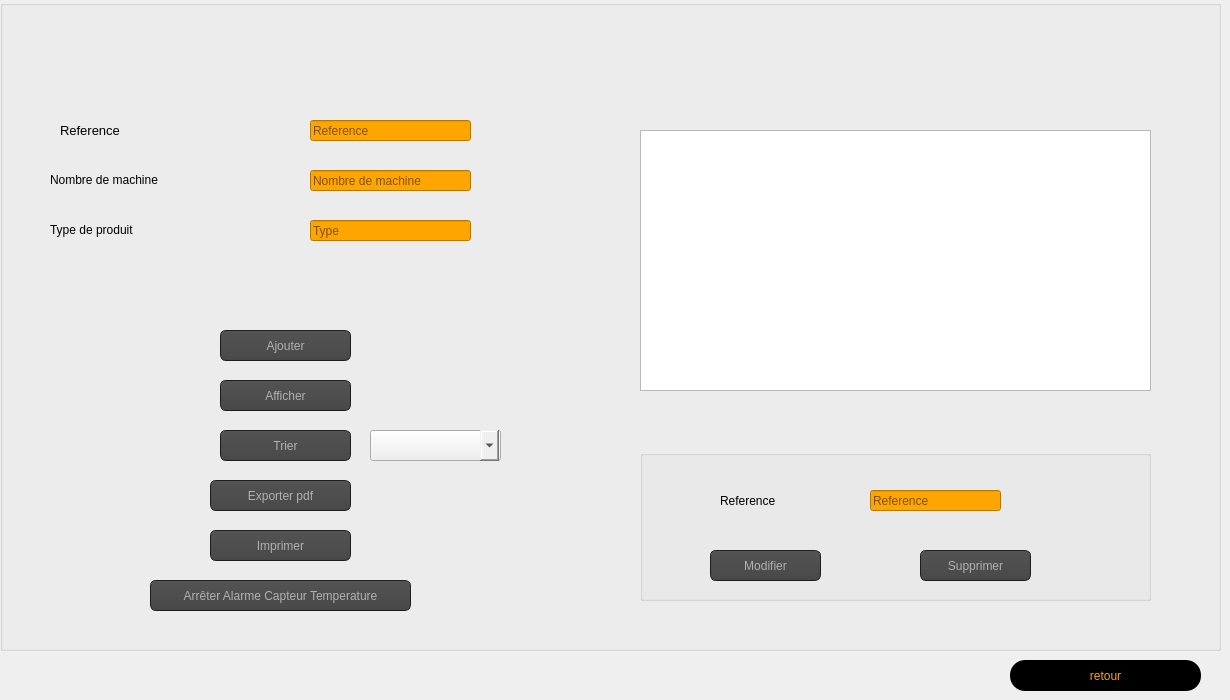
      <widget class="QWidget" name="chaine">
       <attribute name="title">
        <string>Gestion des chaines</string>
       </attribute>
       <widget class="QGroupBox" name="groupBox_9">
        <property name="geometry">
         <rect>
          <x>0</x>
          <y>0</y>
          <width>1221</width>
          <height>651</height>
         </rect>
        </property>
        <property name="styleSheet">
         <string notr="true">
font: 9pt &quot;MS Reference Sans Serif&quot;;
font-color :#000000;</string>
        </property>
        <property name="title">
         <string/>
        </property>
        <widget class="QGroupBox" name="groupBox_10">
         <property name="geometry">
          <rect>
           <x>640</x>
           <y>450</y>
           <width>511</width>
           <height>151</height>
          </rect>
         </property>
         <property name="title">
          <string/>
         </property>
         <widget class="QPushButton" name="modifier_ch">
          <property name="geometry">
           <rect>
            <x>70</x>
            <y>100</y>
            <width>111</width>
            <height>31</height>
           </rect>
          </property>
          <property name="styleSheet">
           <string notr="true"> QPushButton
{
  color: #b1b1b1;
    background-color: QLinearGradient( x1: 0, y1: 0, x2: 0, y2: 1, stop: 0 #565656, stop: 0.1 #525252, stop: 0.5 #4e4e4e, stop: 0.9 #4a4a4a, stop: 1 #464646);
    border-width: 1px;
    border-color: #1e1e1e;
    border-style: solid;
    border-radius: 6;
    padding: 3px;
    font-size: 12px;
    padding-left: 5px;
    padding-right: 5px;
}
QPushButton:hover
{
    border: 2px solid QLinearGradient( x1: 0, y1: 0, x2: 0, y2: 1, stop: 0 #ffa02f, stop: 1 #d7801a);
}
</string>
          </property>
          <property name="text">
           <string>Modifier</string>
          </property>
         </widget>
         <widget class="QPushButton" name="supp_ch">
          <property name="geometry">
           <rect>
            <x>280</x>
            <y>100</y>
            <width>111</width>
            <height>31</height>
           </rect>
          </property>
          <property name="styleSheet">
           <string notr="true"> QPushButton
{
  color: #b1b1b1;
    background-color: QLinearGradient( x1: 0, y1: 0, x2: 0, y2: 1, stop: 0 #565656, stop: 0.1 #525252, stop: 0.5 #4e4e4e, stop: 0.9 #4a4a4a, stop: 1 #464646);
    border-width: 1px;
    border-color: #1e1e1e;
    border-style: solid;
    border-radius: 6;
    padding: 3px;
    font-size: 12px;
    padding-left: 5px;
    padding-right: 5px;
}
QPushButton:hover
{
    border: 2px solid QLinearGradient( x1: 0, y1: 0, x2: 0, y2: 1, stop: 0 #ffa02f, stop: 1 #d7801a);
}
</string>
          </property>
          <property name="text">
           <string>Supprimer</string>
          </property>
         </widget>
         <widget class="QLabel" name="label_16">
          <property name="geometry">
           <rect>
            <x>80</x>
            <y>40</y>
            <width>121</width>
            <height>21</height>
           </rect>
          </property>
          <property name="text">
           <string>Reference</string>
          </property>
         </widget>
         <widget class="QLineEdit" name="lineEdit_ref_ch">
          <property name="geometry">
           <rect>
            <x>230</x>
            <y>40</y>
            <width>131</width>
            <height>21</height>
           </rect>
          </property>
          <property name="styleSheet">
           <string notr="true">QLineEdit
{
color:black;
background-color:orange;
}</string>
          </property>
          <property name="placeholderText">
           <string>Reference</string>
          </property>
         </widget>
        </widget>
        <widget class="QPushButton" name="ajouter_ch">
         <property name="geometry">
          <rect>
           <x>220</x>
           <y>330</y>
           <width>131</width>
           <height>31</height>
          </rect>
         </property>
         <property name="styleSheet">
          <string notr="true"> QPushButton
{
  color: #b1b1b1;
    background-color: QLinearGradient( x1: 0, y1: 0, x2: 0, y2: 1, stop: 0 #565656, stop: 0.1 #525252, stop: 0.5 #4e4e4e, stop: 0.9 #4a4a4a, stop: 1 #464646);
    border-width: 1px;
    border-color: #1e1e1e;
    border-style: solid;
    border-radius: 6;
    padding: 3px;
    font-size: 12px;
    padding-left: 5px;
    padding-right: 5px;
}
QPushButton:hover
{
    border: 2px solid QLinearGradient( x1: 0, y1: 0, x2: 0, y2: 1, stop: 0 #ffa02f, stop: 1 #d7801a);
}
</string>
         </property>
         <property name="text">
          <string>Ajouter</string>
         </property>
        </widget>
        <widget class="QPushButton" name="afficher_ch">
         <property name="geometry">
          <rect>
           <x>220</x>
           <y>380</y>
           <width>131</width>
           <height>31</height>
          </rect>
         </property>
         <property name="styleSheet">
          <string notr="true"> QPushButton
{
  color: #b1b1b1;
    background-color: QLinearGradient( x1: 0, y1: 0, x2: 0, y2: 1, stop: 0 #565656, stop: 0.1 #525252, stop: 0.5 #4e4e4e, stop: 0.9 #4a4a4a, stop: 1 #464646);
    border-width: 1px;
    border-color: #1e1e1e;
    border-style: solid;
    border-radius: 6;
    padding: 3px;
    font-size: 12px;
    padding-left: 5px;
    padding-right: 5px;
}
QPushButton:hover
{
    border: 2px solid QLinearGradient( x1: 0, y1: 0, x2: 0, y2: 1, stop: 0 #ffa02f, stop: 1 #d7801a);
}
</string>
         </property>
         <property name="text">
          <string>Afficher</string>
         </property>
        </widget>
        <widget class="QTableView" name="tableView_chaine">
         <property name="geometry">
          <rect>
           <x>640</x>
           <y>130</y>
           <width>511</width>
           <height>261</height>
          </rect>
         </property>
        </widget>
        <widget class="QLineEdit" name="lineEdit_reference_ch">
         <property name="geometry">
          <rect>
           <x>310</x>
           <y>120</y>
           <width>161</width>
           <height>21</height>
          </rect>
         </property>
         <property name="styleSheet">
          <string notr="true">QLineEdit
{
color:black;
background-color:orange;
}</string>
         </property>
         <property name="placeholderText">
          <string>Reference</string>
         </property>
        </widget>
        <widget class="QLineEdit" name="lineEdit_nb_mach">
         <property name="geometry">
          <rect>
           <x>310</x>
           <y>170</y>
           <width>161</width>
           <height>21</height>
          </rect>
         </property>
         <property name="styleSheet">
          <string notr="true">QLineEdit
{
color:black;
background-color:orange;
}</string>
         </property>
         <property name="placeholderText">
          <string>Nombre de machine</string>
         </property>
        </widget>
        <widget class="QLineEdit" name="lineEdit_type_prod">
         <property name="geometry">
          <rect>
           <x>310</x>
           <y>220</y>
           <width>161</width>
           <height>21</height>
          </rect>
         </property>
         <property name="styleSheet">
          <string notr="true">QLineEdit
{
color:black;
background-color:orange;
}</string>
         </property>
         <property name="placeholderText">
          <string>Type</string>
         </property>
        </widget>
        <widget class="QLabel" name="label_17">
         <property name="geometry">
          <rect>
           <x>60</x>
           <y>120</y>
           <width>131</width>
           <height>21</height>
          </rect>
         </property>
         <property name="text">
          <string>&lt;html&gt;&lt;head/&gt;&lt;body&gt;&lt;p&gt;&lt;span style=&quot; font-size:10pt;&quot;&gt;Reference&lt;/span&gt;&lt;/p&gt;&lt;/body&gt;&lt;/html&gt;</string>
         </property>
        </widget>
        <widget class="QLabel" name="label_18">
         <property name="geometry">
          <rect>
           <x>50</x>
           <y>170</y>
           <width>191</width>
           <height>21</height>
          </rect>
         </property>
         <property name="text">
          <string>&lt;html&gt;&lt;head/&gt;&lt;body&gt;&lt;p&gt;Nombre de machine&lt;/p&gt;&lt;/body&gt;&lt;/html&gt;</string>
         </property>
        </widget>
        <widget class="QLabel" name="label_19">
         <property name="geometry">
          <rect>
           <x>50</x>
           <y>220</y>
           <width>191</width>
           <height>21</height>
          </rect>
         </property>
         <property name="text">
          <string>&lt;html&gt;&lt;head/&gt;&lt;body&gt;&lt;p&gt;Type de produit&lt;/p&gt;&lt;/body&gt;&lt;/html&gt;</string>
         </property>
        </widget>
        <widget class="QPushButton" name="pdf">
         <property name="geometry">
          <rect>
           <x>210</x>
           <y>480</y>
           <width>141</width>
           <height>31</height>
          </rect>
         </property>
         <property name="styleSheet">
          <string notr="true"> QPushButton
{
  color: #b1b1b1;
    background-color: QLinearGradient( x1: 0, y1: 0, x2: 0, y2: 1, stop: 0 #565656, stop: 0.1 #525252, stop: 0.5 #4e4e4e, stop: 0.9 #4a4a4a, stop: 1 #464646);
    border-width: 1px;
    border-color: #1e1e1e;
    border-style: solid;
    border-radius: 6;
    padding: 3px;
    font-size: 12px;
    padding-left: 5px;
    padding-right: 5px;
}
QPushButton:hover
{
    border: 2px solid QLinearGradient( x1: 0, y1: 0, x2: 0, y2: 1, stop: 0 #ffa02f, stop: 1 #d7801a);
}
</string>
         </property>
         <property name="text">
          <string>Exporter pdf</string>
         </property>
        </widget>
        <widget class="QPushButton" name="trier_2">
         <property name="geometry">
          <rect>
           <x>220</x>
           <y>430</y>
           <width>131</width>
           <height>31</height>
          </rect>
         </property>
         <property name="styleSheet">
          <string notr="true"> QPushButton
{
  color: #b1b1b1;
    background-color: QLinearGradient( x1: 0, y1: 0, x2: 0, y2: 1, stop: 0 #565656, stop: 0.1 #525252, stop: 0.5 #4e4e4e, stop: 0.9 #4a4a4a, stop: 1 #464646);
    border-width: 1px;
    border-color: #1e1e1e;
    border-style: solid;
    border-radius: 6;
    padding: 3px;
    font-size: 12px;
    padding-left: 5px;
    padding-right: 5px;
}
QPushButton:hover
{
    border: 2px solid QLinearGradient( x1: 0, y1: 0, x2: 0, y2: 1, stop: 0 #ffa02f, stop: 1 #d7801a);
}
</string>
         </property>
         <property name="text">
          <string>Trier</string>
         </property>
        </widget>
        <widget class="QComboBox" name="comboBox_ch">
         <property name="geometry">
          <rect>
           <x>370</x>
           <y>430</y>
           <width>131</width>
           <height>31</height>
          </rect>
         </property>
         <property name="styleSheet">
          <string notr="true"> QComboBox::drop-down {

              color:orange;
             }</string>
         </property>
        </widget>
        <widget class="QPushButton" name="stat_2">
         <property name="geometry">
          <rect>
           <x>150</x>
           <y>580</y>
           <width>261</width>
           <height>31</height>
          </rect>
         </property>
         <property name="styleSheet">
          <string notr="true"> QPushButton
{
  color: #b1b1b1;
    background-color: QLinearGradient( x1: 0, y1: 0, x2: 0, y2: 1, stop: 0 #565656, stop: 0.1 #525252, stop: 0.5 #4e4e4e, stop: 0.9 #4a4a4a, stop: 1 #464646);
    border-width: 1px;
    border-color: #1e1e1e;
    border-style: solid;
    border-radius: 6;
    padding: 3px;
    font-size: 12px;
    padding-left: 5px;
    padding-right: 5px;
}
QPushButton:hover
{
    border: 2px solid QLinearGradient( x1: 0, y1: 0, x2: 0, y2: 1, stop: 0 #ffa02f, stop: 1 #d7801a);
}
</string>
         </property>
         <property name="text">
          <string>Arrêter Alarme Capteur Temperature</string>
         </property>
        </widget>
        <widget class="QPushButton" name="imp">
         <property name="geometry">
          <rect>
           <x>210</x>
           <y>530</y>
           <width>141</width>
           <height>31</height>
          </rect>
         </property>
         <property name="styleSheet">
          <string notr="true">QPushButton
{
  color: #b1b1b1;
    background-color: QLinearGradient( x1: 0, y1: 0, x2: 0, y2: 1, stop: 0 #565656, stop: 0.1 #525252, stop: 0.5 #4e4e4e, stop: 0.9 #4a4a4a, stop: 1 #464646);
    border-width: 1px;
    border-color: #1e1e1e;
    border-style: solid;
    border-radius: 6;
    padding: 3px;
    font-size: 12px;
    padding-left: 5px;
    padding-right: 5px;
}
QPushButton:hover
{
    border: 2px solid QLinearGradient( x1: 0, y1: 0, x2: 0, y2: 1, stop: 0 #ffa02f, stop: 1 #d7801a);
}
</string>
         </property>
         <property name="text">
          <string>Imprimer</string>
         </property>
        </widget>
       </widget>
       <widget class="QPushButton" name="btn_existe_4">
        <property name="geometry">
         <rect>
          <x>1010</x>
          <y>660</y>
          <width>191</width>
          <height>31</height>
         </rect>
        </property>
        <property name="styleSheet">
         <string notr="true">QPushButton
{
background:rgb(0, 0, 0);
border-radius :60px;
}

QPushButton
{
	font: 75 12pt &quot;MS Shell Dlg 2&quot;;

	color:orange;
border-radius:15px;
}
QPushButton:hover
{
color : #333;
border-radius:15px;
background:orange;
}</string>
        </property>
        <property name="text">
         <string>retour</string>
        </property>
       </widget>
      </widget>
